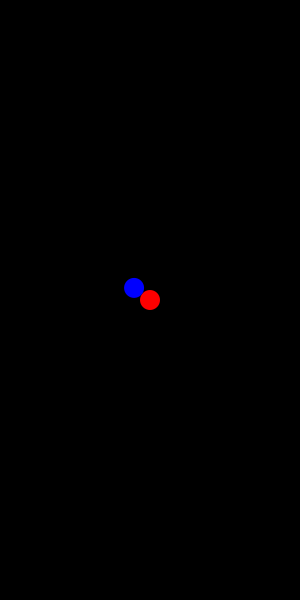
Frame 1 (no input)
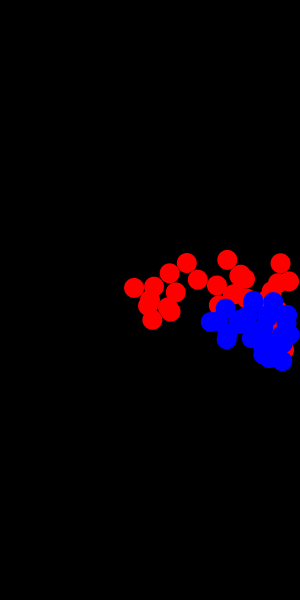
Frame 60 (the mouse pressed at the canvas centre just before this capture)
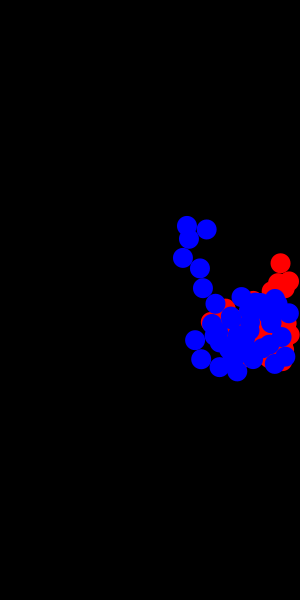
Frame 120 (the mouse held since frame 60 and released just before this capture)

The Processing sketch that drew these frames (run headless with seeded random() and noise(); from frame 60 on, the mouse is pressed at the canvas centre):

// Processing sketch: sketch_20_Jan_2016
// ── sketch_20_Jan_2016.pde

int diam  = 20;
int balls = 100;
ArrayList<PVector> dots;
PVector center;

void setup() {
  size(300, 600); 
  background(0);

  dots = new ArrayList<PVector>();

  // Initialize the list
  center = new PVector(width/2.0, height/2.0);
  dots.add(center);
  fill(255);
  noStroke();
}

void draw() {
  background(0);

  if (dots.size() < balls) {
    PVector last = dots.get(dots.size() - 1);
    PVector next = pointFromPoint(last);
    dots.add(next);
    println("added");
  } else {
    PVector last = dots.get(dots.size() - 1);
    PVector next = pointFromPoint(last);
    dots.add(next);
    dots.remove(0);
  }

  for (int i = 0; i < dots.size(); i++) {
    PVector p = dots.get(i);
    if(i < dots.size()/2){
      fill(255,0,0);
    } else {
      fill(0,0,255);
    }
    ellipse(p.x, p.y, diam, diam);
  }
}

PVector pointFromPoint(PVector lastPt) {
  float a = random(0, TWO_PI);
  float ptX = lastPt.x + sin(a)*diam;
  float ptY = lastPt.y + cos(a)*diam;

  while (ptX < diam/2.0 || ptX > width-(diam/2.0) || ptY < diam/2.0 || ptY > height-(diam/2.0)) {
    a = random(0, TWO_PI);
    ptX = lastPt.x + sin(a)*diam;
    ptY = lastPt.y + cos(a)*diam;
  }

  PVector pv = new PVector(ptX, ptY);
  //boolean ok = pointIsOK(pv);
  //println("made point");
  //while (!ok) {
  // ptX = random(diam/2.0,width-(diam/2.0));
  // ptY = random(diam/2.0,height-(diam/2.0));
  // pv  = new PVector(ptX, ptY);
  // ok  = pointIsOK(pv);
  //}
  return pv;
}

boolean pointIsOK(PVector candidate) {
  for (PVector p : dots) {
    if (PVector.dist(p, candidate) < diam) {
      return false;
    }
  }
  return true;
}
